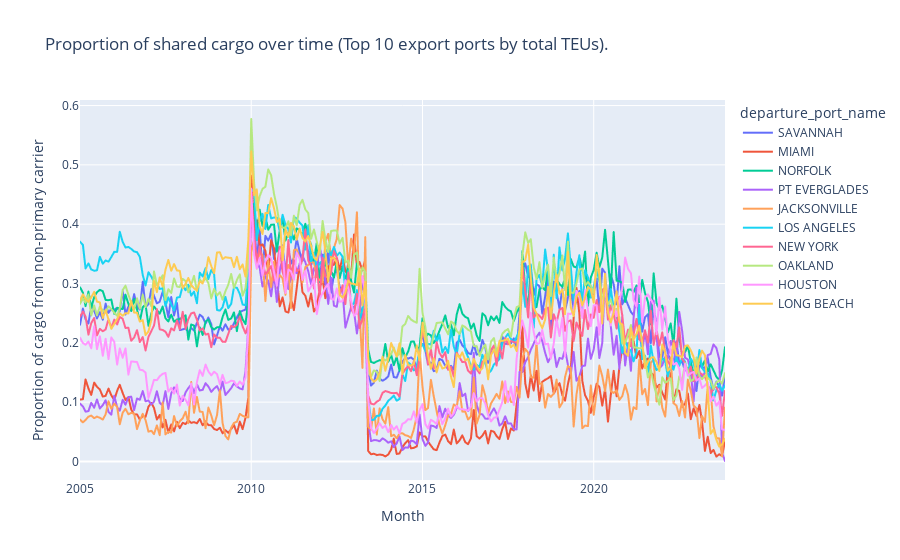

Source (notebook cell):
### Code cell
sharing_over_time_plotly(
    data_lf=exports_lf,
    group_var='departure_port_name',
    title='Proportion of shared cargo over time (Top 10 export ports by total TEUs).')

### Figure 1 — Plotly figure (JSON) as saved in the notebook; plotly's stock layout.template omitted (floating-point values rounded to 4 significant figures; data arrays with more than 128 entries replaced by an {"elided": "..."} marker saying what was removed)
{"data": [{"hovertemplate": "departure_port_name=SAVANNAH<br>Month=%{x}<br>Proportion of cargo from non-primary carrier=%{y}<extra></extra>", "legendgroup": "SAVANNAH", "line": {"color": "#636efa", "dash": "solid"}, "marker": {"symbol": "circle"}, "mode": "lines", "name": "SAVANNAH", "showlegend": true, "type": "scattergl", "x": {"elided": "227 str values"}, "xaxis": "x", "y": {"elided": "227 float values"}, "yaxis": "y"}, {"hovertemplate": "departure_port_name=MIAMI<br>Month=%{x}<br>Proportion of cargo from non-primary carrier=%{y}<extra></extra>", "legendgroup": "MIAMI", "line": {"color": "#EF553B", "dash": "solid"}, "marker": {"symbol": "circle"}, "mode": "lines", "name": "MIAMI", "showlegend": true, "type": "scattergl", "x": {"elided": "227 str values"}, "xaxis": "x", "y": {"elided": "227 float values"}, "yaxis": "y"}, {"hovertemplate": "departure_port_name=NORFOLK<br>Month=%{x}<br>Proportion of cargo from non-primary carrier=%{y}<extra></extra>", "legendgroup": "NORFOLK", "line": {"color": "#00cc96", "dash": "solid"}, "marker": {"symbol": "circle"}, "mode": "lines", "name": "NORFOLK", "showlegend": true, "type": "scattergl", "x": {"elided": "227 str values"}, "xaxis": "x", "y": {"elided": "227 float values"}, "yaxis": "y"}, {"hovertemplate": "departure_port_name=PT EVERGLADES<br>Month=%{x}<br>Proportion of cargo from non-primary carrier=%{y}<extra></extra>", "legendgroup": "PT EVERGLADES", "line": {"color": "#ab63fa", "dash": "solid"}, "marker": {"symbol": "circle"}, "mode": "lines", "name": "PT EVERGLADES", "showlegend": true, "type": "scattergl", "x": {"elided": "227 str values"}, "xaxis": "x", "y": {"elided": "227 float values"}, "yaxis": "y"}, {"hovertemplate": "departure_port_name=JACKSONVILLE<br>Month=%{x}<br>Proportion of cargo from non-primary carrier=%{y}<extra></extra>", "legendgroup": "JACKSONVILLE", "line": {"color": "#FFA15A", "dash": "solid"}, "marker": {"symbol": "circle"}, "mode": "lines", "name": "JACKSONVILLE", "showlegend": true, "type": "scattergl", "x": {"elided": "227 str values"}, "xaxis": "x", "y": {"elided": "227 float values"}, "yaxis": "y"}, {"hovertemplate": "departure_port_name=LOS ANGELES<br>Month=%{x}<br>Proportion of cargo from non-primary carrier=%{y}<extra></extra>", "legendgroup": "LOS ANGELES", "line": {"color": "#19d3f3", "dash": "solid"}, "marker": {"symbol": "circle"}, "mode": "lines", "name": "LOS ANGELES", "showlegend": true, "type": "scattergl", "x": {"elided": "227 str values"}, "xaxis": "x", "y": {"elided": "227 float values"}, "yaxis": "y"}, {"hovertemplate": "departure_port_name=NEW YORK<br>Month=%{x}<br>Proportion of cargo from non-primary carrier=%{y}<extra></extra>", "legendgroup": "NEW YORK", "line": {"color": "#FF6692", "dash": "solid"}, "marker": {"symbol": "circle"}, "mode": "lines", "name": "NEW YORK", "showlegend": true, "type": "scattergl", "x": {"elided": "227 str values"}, "xaxis": "x", "y": {"elided": "227 float values"}, "yaxis": "y"}, {"hovertemplate": "departure_port_name=OAKLAND<br>Month=%{x}<br>Proportion of cargo from non-primary carrier=%{y}<extra></extra>", "legendgroup": "OAKLAND", "line": {"color": "#B6E880", "dash": "solid"}, "marker": {"symbol": "circle"}, "mode": "lines", "name": "OAKLAND", "showlegend": true, "type": "scattergl", "x": {"elided": "227 str values"}, "xaxis": "x", "y": {"elided": "227 float values"}, "yaxis": "y"}, {"hovertemplate": "departure_port_name=HOUSTON<br>Month=%{x}<br>Proportion of cargo from non-primary carrier=%{y}<extra></extra>", "legendgroup": "HOUSTON", "line": {"color": "#FF97FF", "dash": "solid"}, "marker": {"symbol": "circle"}, "mode": "lines", "name": "HOUSTON", "showlegend": true, "type": "scattergl", "x": {"elided": "227 str values"}, "xaxis": "x", "y": {"elided": "227 float values"}, "yaxis": "y"}, {"hovertemplate": "departure_port_name=LONG BEACH<br>Month=%{x}<br>Proportion of cargo from non-primary carrier=%{y}<extra></extra>", "legendgroup": "LONG BEACH", "line": {"color": "#FECB52", "dash": "solid"}, "marker": {"symbol": "circle"}, "mode": "lines", "name": "LONG BEACH", "showlegend": true, "type": "scattergl", "x": {"elided": "227 str values"}, "xaxis": "x", "y": {"elided": "227 float values"}, "yaxis": "y"}], "layout": {"legend": {"title": {"text": "departure_port_name"}, "tracegroupgap": 0}, "title": {"text": "Proportion of shared cargo over time (Top 10 export ports by total TEUs)."}, "xaxis": {"anchor": "y", "domain": [0, 1], "title": {"text": "Month"}}, "yaxis": {"anchor": "x", "domain": [0, 1], "title": {"text": "Proportion of cargo from non-primary carrier"}}}}
